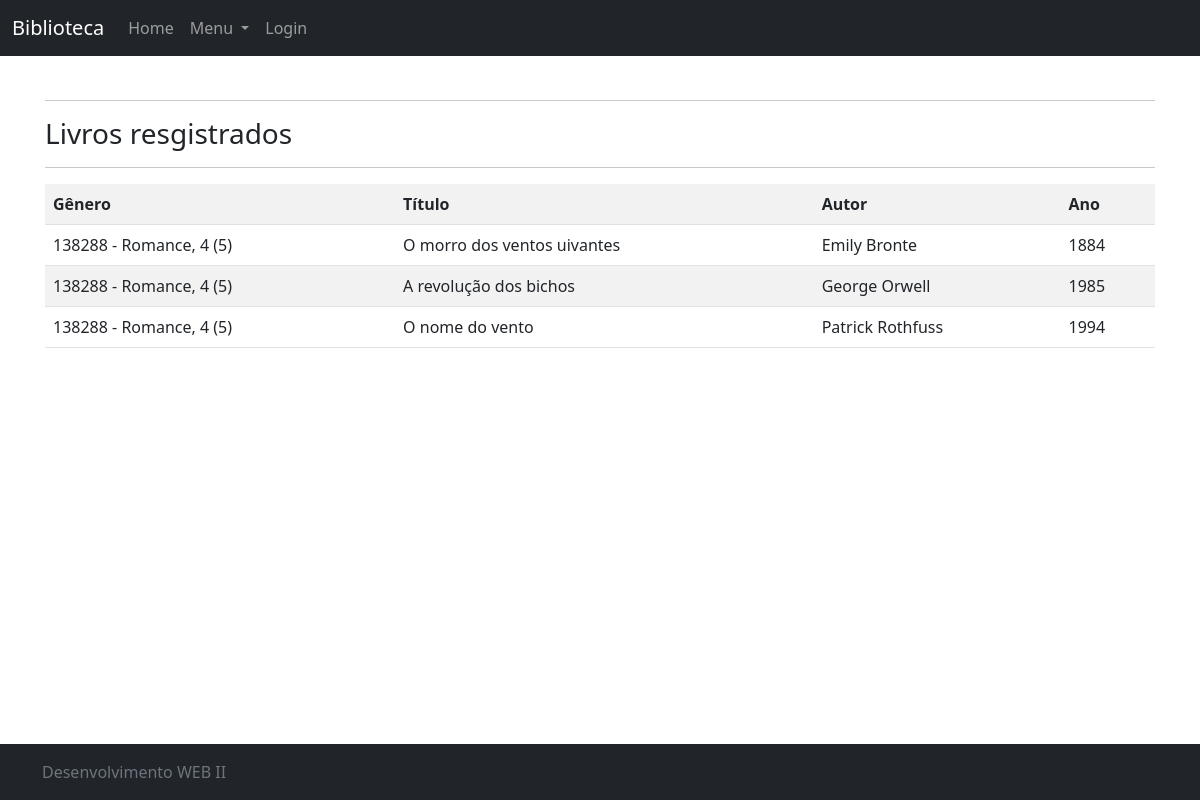
Page /listar/livro/ on the committed database.
### Cadastro/models.py (models this page shows, shortened)
class Livro(models.Model):
    local = models.ForeignKey(Local, on_delete=models.PROTECT)
    titulo = models.CharField(max_length=80, verbose_name="Título")
    autor = models.CharField(max_length=50)
    ano = models.IntegerField()

class Local(models.Model):
    codigo = models.CharField(max_length=6, primary_key=True, verbose_name="Código")
    descricao = models.CharField(max_length=50, verbose_name="Gênero")
    corredor = models.IntegerField()
    estante = models.IntegerField()
    def __str__(self):
        return "{} - {}, {} ({})".format(self.codigo, self.descricao, self.corredor, self.estante)

### Cadastro/views.py (the view)
# urls.py: path('listar/livro/', LivroList.as_view(), name='listar-livro'),
class LivroList(ListView):
    login_url = reverse_lazy('login')
    model = Livro
    template_name = 'Cadastro/listaLivro.html'

### Cadastro/templates/Cadastro/listaLivro.html (shortened to what this page needs)
{% extends 'Pages/modelo.html' %}
{% load static %}
{% block conteudo %}
    <hr>
    <h3>Livros resgistrados</h3>
    <hr>
    <div class="table table-reponsive">
        <table class="table table-striped">
            <tr>
                <th>Gênero</th>
                <th>Título</th>
                <th>Autor</th>
                <th>Ano</th>
            </tr>
            {% for livro in object_list %}
            <tr>
                <td>{{ livro.local }}</td>
                <td>{{ livro.titulo }}</td>
                <td>{{ livro.autor }}</td>
                <td>{{ livro.ano }}</td>
            </tr>
            {% empty %}
            <tr>
                <td colspan="3">Nenhum livro cadastrado</td>
            </tr>
            {% endfor %}
        </table>
    </div>
{% endblock %}

### Pages/templates/Pages/modelo.html (shortened to what this page needs)
{% load static %}
<!doctype html>
<html lang="pt-br" class="h-100">
  <head>
    <link href="{% static 'css/bootstrap.min.css' %}" rel="stylesheet">
    <link rel="stylesheet" href="{% static 'css/style.css' %}">
  </head>
  <body class="d-flex flex-column h-100">
<header>
  <nav class="navbar navbar-expand-md navbar-dark fixed-top bg-dark">
    <div class="container-fluid">
      <a class="navbar-brand" href="#">Biblioteca</a>
      <div class="collapse navbar-collapse" id="navbarCollapse">
        <ul class="navbar-nav me-auto mb-2 mb-md-0">
          <li class="nav-item">
            <a class="nav-link" aria-current="page" href="{% url 'home' %}">Home</a>
          </li>
          {% if request.user.is_authenticated %}
          <li class="nav-item dropdown">
            <a class="nav-link dropdown-toggle" href="#" id="navbarDropdown" role="button" data-bs-toggle="dropdown" aria-expanded="false">
              Menu
            </a>
            <ul class="dropdown-menu" aria-labelledby="navbarDropdown">
              <li><a class="dropdown-item" href="{% url 'listar-livro' %}">Livro</a></li>
              <li><a class="dropdown-item" href="{% url 'listar-local' %}">Gênero</a></li>
              <li><a class="dropdown-item" href="{% url 'listar-artigo' %}">Artigo</a></li>
              <li><a class="dropdown-item" href="{% url 'listar-computer' %}">Computadores</a></li>
              <li><a class="dropdown-item" href="{% url 'registrar' %}">Novo Usuário</a></li>
            </ul>
          </li>
          {% else %}
          <li class="nav-item dropdown">
            <a class="nav-link dropdown-toggle" href="#" id="navbarDropdown" role="button" data-bs-toggle="dropdown" aria-expanded="false">
              Menu
            </a>
          </li>
          {% endif %}
          {% if request.user.is_authenticated %}
          <!--Usuario (Dropdown)
          <li class="nav-item dropdown">
            <a class="nav-link dropdown-toggle" href="#" id="navbarDropdown" role="button" data-bs-toggle="dropdown" aria-expanded="false">
              Usuário
            </a>
                <li><hr class="dropdown-divider"></li>
              <li><a class="dropdown-item" href="{% url 'logout' %}">Sair</a></li>
            </ul>
          </li>-->
          <li class="nav-item">
            <a class="nav-link" href="{% url 'logout' %}">Sair</a>
          </li>
          {% else %}
          <li class="nav-item">
            <a class="nav-link" href="{% url 'login' %}">Login</a>
          </li>
          {% endif %}
        </ul>
      </div>
    </div>
  </nav>
</header>
<main class="flex-shrink-0">
  <div class="container">
    <br>
    {% block conteudo %}{% endblock %}
    </div>
</main>
<footer class="footer mt-auto py-3 bg-dark">
  <div class="container">
    <span class="text-muted">Desenvolvimento WEB II</span>
  </div>
</footer>
  </body>
</html>

### static/css/style.css (style rules this page uses)
body { background-color: white; }
main > .container { padding: 60px 15px 0; }

### rows in the picture
Livro: local "138288 - Romance, 4 (5)", titulo "O morro dos ventos uivantes", autor "Emily Bronte", ano "1884"
Livro: local "138288 - Romance, 4 (5)", titulo "A revolução dos bichos", autor "George Orwell", ano "1985"
Livro: local "138288 - Romance, 4 (5)", titulo "O nome do vento", autor "Patrick Rothfuss", ano "1994"
